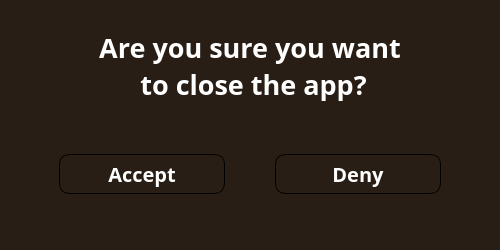
<?xml version="1.0" encoding="UTF-8"?>
<ui version="4.0">
 <class>MainWindow</class>
 <widget class="QMainWindow" name="MainWindow">
  <property name="geometry">
   <rect>
    <x>0</x>
    <y>0</y>
    <width>500</width>
    <height>250</height>
   </rect>
  </property>
  <property name="minimumSize">
   <size>
    <width>500</width>
    <height>250</height>
   </size>
  </property>
  <property name="maximumSize">
   <size>
    <width>16777215</width>
    <height>16777215</height>
   </size>
  </property>
  <property name="windowTitle">
   <string>MainWindow</string>
  </property>
  <property name="styleSheet">
   <string notr="true">background-color: #281e15;
border-radius: 10px</string>
  </property>
  <widget class="QWidget" name="centralwidget">
   <property name="minimumSize">
    <size>
     <width>500</width>
     <height>250</height>
    </size>
   </property>
   <property name="styleSheet">
    <string notr="true">border-radius: 10px;</string>
   </property>
   <layout class="QVBoxLayout" name="verticalLayout">
    <item>
     <widget class="QLabel" name="label_2">
      <property name="font">
       <font>
        <family>Montserrat</family>
        <pointsize>20</pointsize>
        <weight>75</weight>
        <bold>true</bold>
       </font>
      </property>
      <property name="styleSheet">
       <string notr="true">background: transparent;
color: rgb(255, 255, 255);</string>
      </property>
      <property name="text">
       <string>Are you sure you want
 to close the app?</string>
      </property>
      <property name="alignment">
       <set>Qt::AlignCenter</set>
      </property>
     </widget>
    </item>
    <item>
     <widget class="QFrame" name="frame_10">
      <property name="frameShape">
       <enum>QFrame::StyledPanel</enum>
      </property>
      <property name="frameShadow">
       <enum>QFrame::Raised</enum>
      </property>
      <layout class="QHBoxLayout" name="horizontalLayout_8">
       <property name="spacing">
        <number>50</number>
       </property>
       <property name="leftMargin">
        <number>50</number>
       </property>
       <property name="topMargin">
        <number>0</number>
       </property>
       <property name="rightMargin">
        <number>50</number>
       </property>
       <property name="bottomMargin">
        <number>20</number>
       </property>
       <item>
        <widget class="QPushButton" name="Accept">
         <property name="minimumSize">
          <size>
           <width>0</width>
           <height>40</height>
          </size>
         </property>
         <property name="font">
          <font>
           <family>Montserrat</family>
           <pointsize>15</pointsize>
           <weight>75</weight>
           <bold>true</bold>
          </font>
         </property>
         <property name="cursor">
          <cursorShape>PointingHandCursor</cursorShape>
         </property>
         <property name="styleSheet">
          <string notr="true">QPushButton {
	border-radius:10;
	border-color: rgb(255, 255, 255);
	color: rgb(255, 255, 255);
	border : 1px solid ;
}
QPushButton:hover {
	background-color: rgb(0, 0, 0);
	color: rgb(255, 255, 255);
}</string>
         </property>
         <property name="text">
          <string>Accept</string>
         </property>
        </widget>
       </item>
       <item>
        <widget class="QPushButton" name="Deny">
         <property name="minimumSize">
          <size>
           <width>0</width>
           <height>40</height>
          </size>
         </property>
         <property name="font">
          <font>
           <family>Montserrat</family>
           <pointsize>15</pointsize>
           <weight>75</weight>
           <italic>false</italic>
           <bold>true</bold>
          </font>
         </property>
         <property name="cursor">
          <cursorShape>PointingHandCursor</cursorShape>
         </property>
         <property name="toolTip">
          <string/>
         </property>
         <property name="styleSheet">
          <string notr="true">QPushButton {
	border-radius:10;
	border-color: rgb(255, 255, 255);
	color: rgb(255, 255, 255);
	border : 1px solid ;
}
QPushButton:hover {
	background-color: rgb(0, 0, 0);
	color: rgb(255, 255, 255);
}</string>
         </property>
         <property name="text">
          <string>Deny</string>
         </property>
         <property name="shortcut">
          <string>Esc</string>
         </property>
         <property name="checkable">
          <bool>true</bool>
         </property>
         <property name="checked">
          <bool>true</bool>
         </property>
         <property name="autoRepeat">
          <bool>false</bool>
         </property>
         <property name="autoExclusive">
          <bool>true</bool>
         </property>
        </widget>
       </item>
      </layout>
     </widget>
    </item>
   </layout>
  </widget>
 </widget>
 <resources/>
 <connections/>
</ui>
